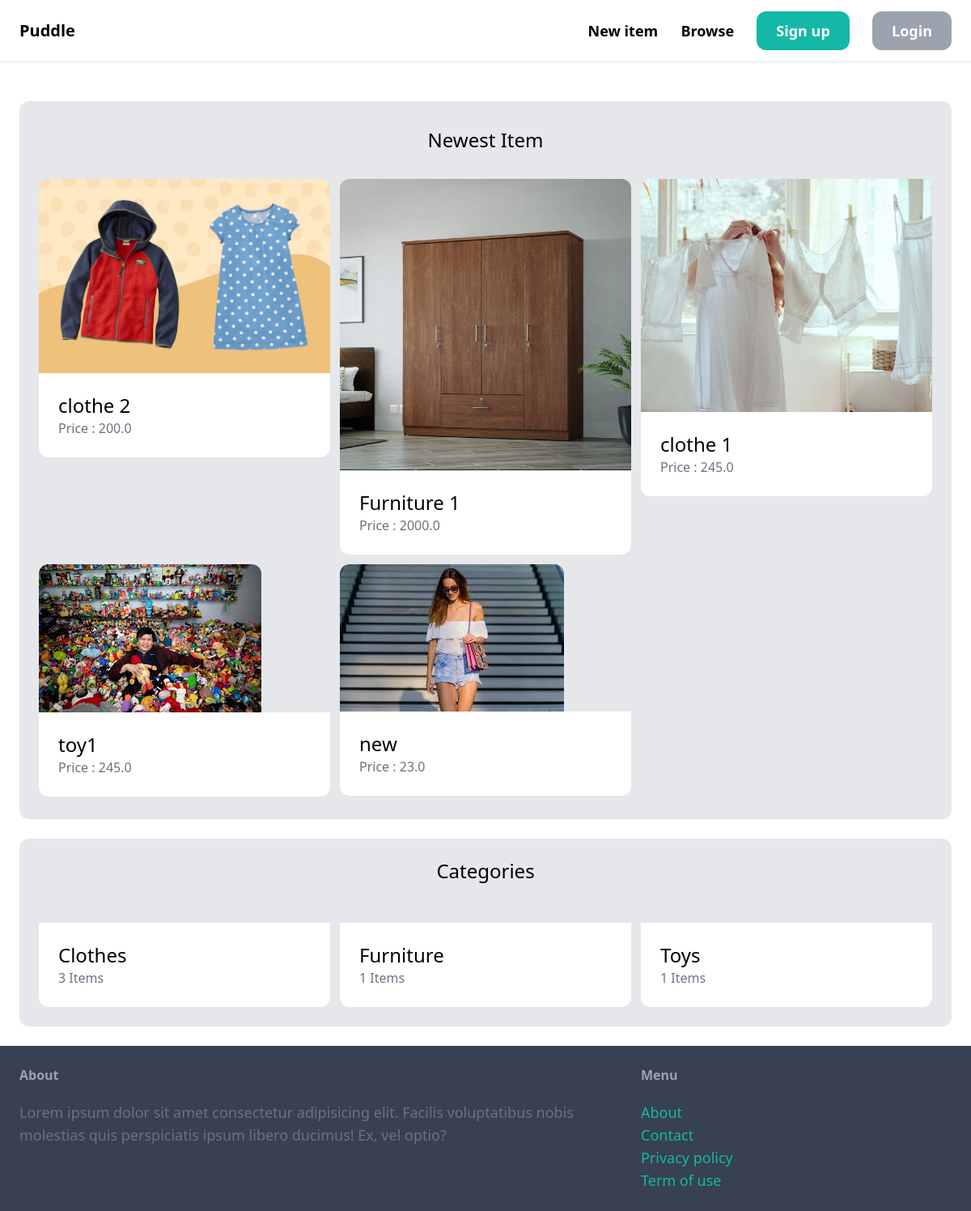
Before: / with the older database file.
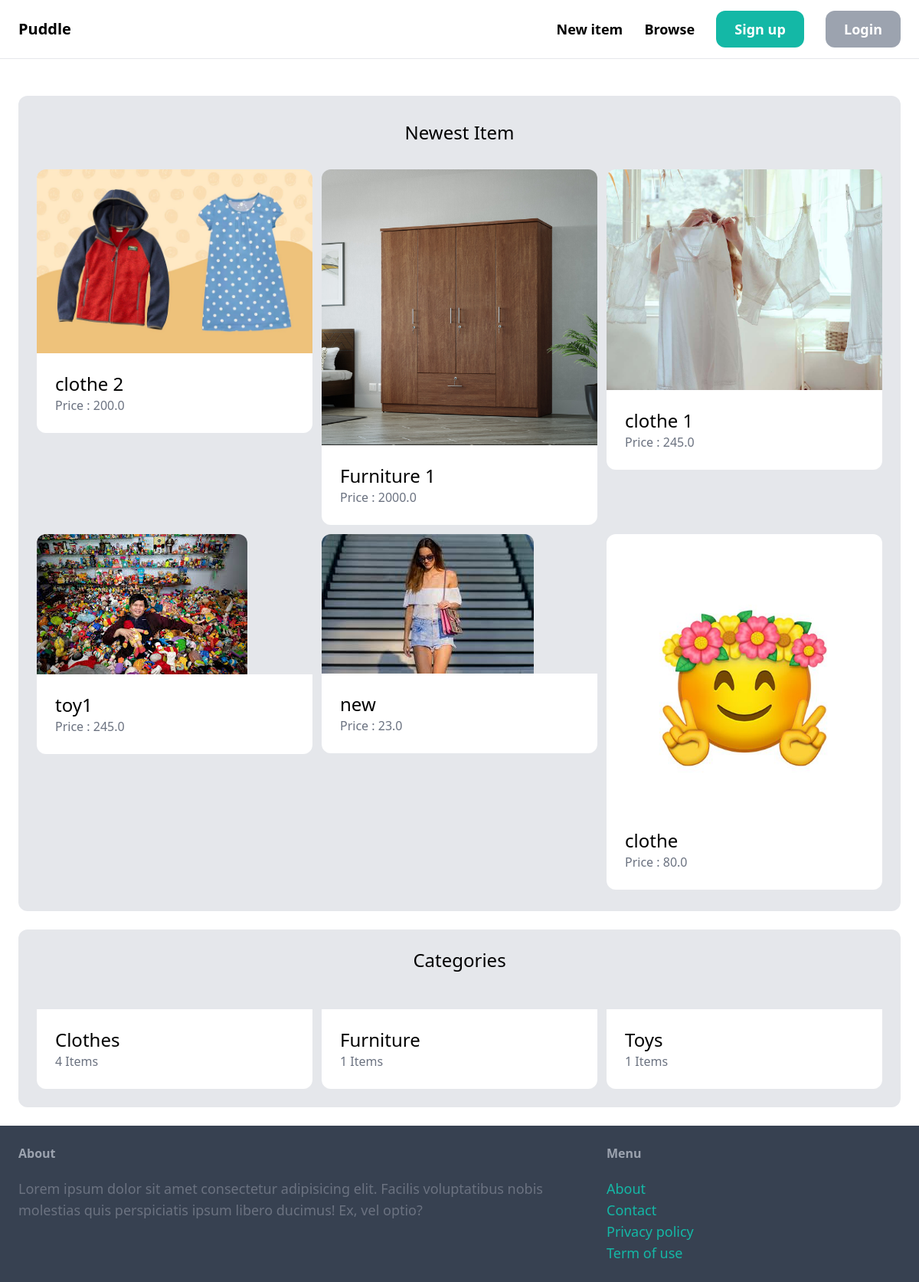
After: the same page with the newer database file.
### item/models.py (models this page shows, shortened)
class Item(models.Model):
    category = models.ForeignKey(Category, related_name='items', on_delete=models.CASCADE)
    name = models.CharField(max_length=255)
    description = models.TextField(blank=True, null=True)
    price = models.FloatField()
    image = models.ImageField(upload_to='item_images',blank=True,null=True)
    is_sold = models.BooleanField(default=False)
    created_by = models.ForeignKey(User, related_name='items', on_delete=models.CASCADE)
    created_at = models.DateTimeField(auto_now_add=True)

class Category(models.Model):
    name = models.CharField(max_length=255)
    class Meta:
        ordering=('name',)
        verbose_name_plural='Categories'

### core/views.py (the view)
# urls.py: path('',views.index,name='index'),
def index(request):
    items = Item.objects.filter(is_sold=False)[0:6]
    categories = Category.objects.all()
    return render(request,'core/index.html',{
        'categories':categories,
        'items': items,
    })

### core/templates/core/index.html (shortened to what this page needs)
{% extends 'core/base.html' %}
{% block content  %}
 <div class="mt-6 px-6 py=12 bg-gray-200 rounded-xl">
    <h2 class='pt-8 mb-8 text-2xl text-center'>Newest Item</h2>
    <div class='grid grid-cols-3 gap-3 pb-7'>
        {% for item in items%}
            <div>
                <a href="{% url 'item:detail' item.id %}">
                    <div >
                        <img src="{{item.image.url}}" class="rounded-t-xl"   alt="">
                    </div>
                    <div class="p-6 bg-white rounded-b-xl">
                        <h2 class="text-2xl">{{item.name}}</h2>
                        <p class="text-gray-500">Price : {{item.price}}</p>
                    </div>
                </a>
            </div>
        {% endfor %}
    </div>
 </div>
 <div class="mt-6 px-6 py-6 bg-gray-200 rounded-xl">
    <h2 class='mb-12 text-2xl text-center'>Categories</h2>
    <div class='grid grid-cols-3 gap-3'>
        {% for category in categories %}
        <div>
            <a href="#">
                <div class="p-6 bg-white rounded-b-xl">
                    <h2 class="text-2xl">{{category.name}}</h2>
                    <p class="text-gray-500">{{category.items.count}} Items</p>
                </div>
            </a>
        </div>
    {% endfor %}
    </div>
</div>
{% endblock  %}

### core/templates/core/base.html (shortened to what this page needs)
<!DOCTYPE html>
<html lang="en">
<head>
    <script src="https://cdn.tailwindcss.com"></script>
</head>
<body>
    <nav class='py-6 px-6 flex justify-between items-center border-b border-gray-200'>
      <a href="/" class="text-xl font-semibold" >Puddle</a>
        <div class='space-x-6'>
            <a href="{% url 'item:new' %}" class="text-lg font-semibold hover:text-gray-500" >New item</a>
            <a href="{% url 'item:items' %}" class="text-lg font-semibold hover:text-gray-500" >Browse</a>
            {% if request.user.is_authenticated %}
            <a href="{% url 'conversation:inbox' %}" class="px-6 py-3 text-lg font-semibold bg-teal-500 text-white rounded-xl hover:bg-teal-700" >Inbox</a>
            <a href="{% url 'dashboard:index' %}" class="px-6 py-3 text-lg font-semibold bg-gray-400 text-white rounded-xl hover:bg-gray-700" >Dashboard</a>
            <a href="{% url 'core:logout' %}" class="px-6 py-3 text-lg font-semibold bg-red-400 text-white rounded-xl hover:bg-red-700" >Log Out</a>
            {% else %}
            <a href="{% url 'core:signup' %}" class="px-6 py-3 text-lg font-semibold bg-teal-500 text-white rounded-xl hover:bg-teal-700" >Sign up</a>
            <a href="{% url 'core:login' %}" class="px-6 py-3 text-lg font-semibold bg-gray-400 text-white rounded-xl hover:bg-gray-700" >Login</a>
            {% endif %}
        </div>
    </nav>
    <div class="px-6 py-6">
        {% block content  %}
        {% endblock  %}
    </div>
    <footer class='px-6 py-6 flex justify-between bg-gray-700'>
        <div class='w-2/3 pr-10'>
            <h3 class='mb-5 font-semibold text-gray-400'>About</h3>
            <p class='text-lg text-gray-500'>Lorem ipsum dolor sit amet consectetur adipisicing elit. Facilis voluptatibus nobis molestias quis perspiciatis ipsum libero ducimus! Ex, vel optio?</p>
        </div>
        <div class='w-1/3 '>
            <h3 class='mb-5 font-semibold text-gray-400'>Menu</h3>
            <ul class='space'>
                <li><a href="#" class='text-lg text-teal-500 hover:text-teal-700'>About</a></li>
                <li><a href="{% url 'core:contact' %}" class='text-lg text-teal-500 hover:text-teal-700'>Contact</a></li>
                <li><a href="#" class='text-lg text-teal-500 hover:text-teal-700'>Privacy policy</a></li>
                <li><a href="#" class='text-lg text-teal-500 hover:text-teal-700'>Term of use</a></li>
            </ul>
        </div>
    </footer>
</body>
</html>

Changed rows visible on the page:
added Item: image (picture), name "clothe", price "80.0"
computed for Category "Clothes": items.count "3" → "4"
